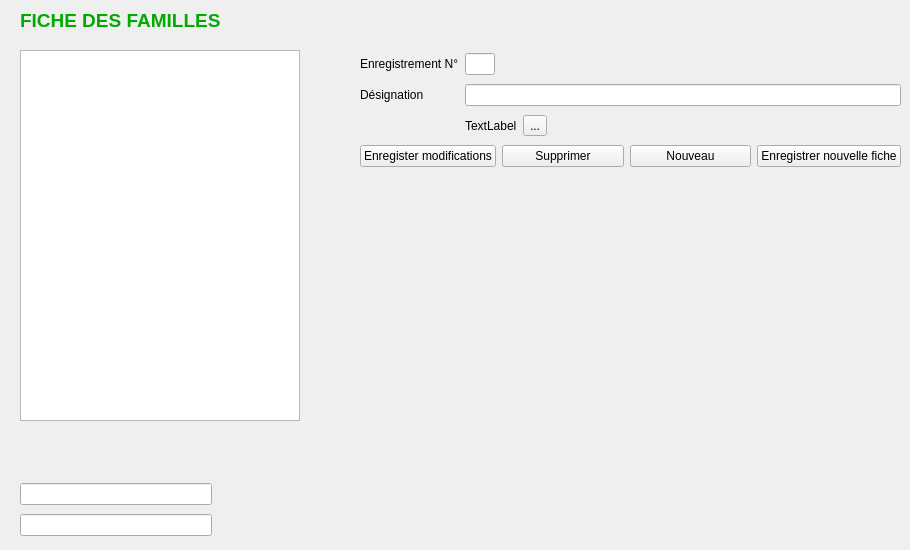
       <widget class="QWidget" name="tabFamilles">
        <attribute name="title">
         <string>Familles</string>
        </attribute>
        <widget class="QWidget" name="gridLayoutWidget_6">
         <property name="geometry">
          <rect>
           <x>360</x>
           <y>50</y>
           <width>541</width>
           <height>123</height>
          </rect>
         </property>
         <layout class="QGridLayout" name="gridLayout_6">
          <item row="3" column="0" colspan="2">
           <layout class="QHBoxLayout" name="horizontalLayout_11">
            <item>
             <widget class="QPushButton" name="pushButton_Modifier_familles">
              <property name="text">
               <string>Enregister modifications</string>
              </property>
             </widget>
            </item>
            <item>
             <widget class="QPushButton" name="pushButton_Supprimer_familles">
              <property name="text">
               <string>Supprimer</string>
              </property>
             </widget>
            </item>
            <item>
             <widget class="QPushButton" name="pushButton_Nouveau_familles">
              <property name="text">
               <string>Nouveau</string>
              </property>
             </widget>
            </item>
            <item>
             <widget class="QPushButton" name="pushButton_enregistrer_familles">
              <property name="text">
               <string>Enregistrer nouvelle fiche</string>
              </property>
             </widget>
            </item>
           </layout>
          </item>
          <item row="0" column="1">
           <widget class="QLineEdit" name="lineEdit_Id_familles">
            <property name="minimumSize">
             <size>
              <width>30</width>
              <height>0</height>
             </size>
            </property>
            <property name="maximumSize">
             <size>
              <width>30</width>
              <height>16777215</height>
             </size>
            </property>
            <property name="readOnly">
             <bool>true</bool>
            </property>
           </widget>
          </item>
          <item row="0" column="0">
           <widget class="QLabel" name="label_11">
            <property name="text">
             <string>Enregistrement N°</string>
            </property>
           </widget>
          </item>
          <item row="1" column="1">
           <widget class="QLineEdit" name="lineEdit_Designation_famille"/>
          </item>
          <item row="1" column="0">
           <widget class="QLabel" name="label_10">
            <property name="text">
             <string>Désignation</string>
            </property>
           </widget>
          </item>
          <item row="2" column="1">
           <layout class="QHBoxLayout" name="horizontalLayout_4">
            <item>
             <widget class="QLabel" name="label_couleur">
              <property name="text">
               <string>TextLabel</string>
              </property>
             </widget>
            </item>
            <item>
             <widget class="QToolButton" name="toolButton_CouleurFond">
              <property name="toolTip">
               <string>Choisir la couleur de la parcelle</string>
              </property>
              <property name="text">
               <string>...</string>
              </property>
              <property name="iconSize">
               <size>
                <width>32</width>
                <height>32</height>
               </size>
              </property>
             </widget>
            </item>
            <item>
             <spacer name="horizontalSpacer_2">
              <property name="orientation">
               <enum>Qt::Horizontal</enum>
              </property>
              <property name="sizeHint" stdset="0">
               <size>
                <width>40</width>
                <height>20</height>
               </size>
              </property>
             </spacer>
            </item>
           </layout>
          </item>
          <item row="2" column="0">
           <widget class="QLabel" name="label_23">
            <property name="maximumSize">
             <size>
              <width>32</width>
              <height>32</height>
             </size>
            </property>
            <property name="text">
             <string/>
            </property>
            <property name="pixmap">
             <pixmap resource="../openjardin.qrc">:/images/colorpalette.png</pixmap>
            </property>
            <property name="scaledContents">
             <bool>true</bool>
            </property>
           </widget>
          </item>
         </layout>
        </widget>
        <widget class="QTableView" name="tableView_familles">
         <property name="geometry">
          <rect>
           <x>20</x>
           <y>50</y>
           <width>280</width>
           <height>371</height>
          </rect>
         </property>
         <property name="minimumSize">
          <size>
           <width>280</width>
           <height>0</height>
          </size>
         </property>
        </widget>
        <widget class="QLabel" name="label_47">
         <property name="geometry">
          <rect>
           <x>20</x>
           <y>0</y>
           <width>661</width>
           <height>41</height>
          </rect>
         </property>
         <property name="font">
          <font>
           <pointsize>14</pointsize>
           <weight>75</weight>
           <bold>true</bold>
          </font>
         </property>
         <property name="text">
          <string>&lt;html&gt;&lt;head/&gt;&lt;body&gt;&lt;p&gt;&lt;span style=&quot; color:#00aa00;&quot;&gt;FICHE DES FAMILLES&lt;/span&gt;&lt;/p&gt;&lt;/body&gt;&lt;/html&gt;</string>
         </property>
         <property name="alignment">
          <set>Qt::AlignLeading|Qt::AlignLeft|Qt::AlignVCenter</set>
         </property>
        </widget>
        <widget class="QWidget" name="layoutWidgetb">
         <property name="geometry">
          <rect>
           <x>20</x>
           <y>480</y>
           <width>192</width>
           <height>61</height>
          </rect>
         </property>
         <layout class="QVBoxLayout" name="verticalLayout_6">
          <item>
           <widget class="QLineEdit" name="lineEdit_valeur_rotation_familles">
            <property name="font">
             <font>
              <pointsize>8</pointsize>
             </font>
            </property>
            <property name="frame">
             <bool>true</bool>
            </property>
            <property name="readOnly">
             <bool>true</bool>
            </property>
           </widget>
          </item>
          <item>
           <widget class="QLineEdit" name="lineEdit_valeur_rotation_familles_2">
            <property name="font">
             <font>
              <pointsize>8</pointsize>
             </font>
            </property>
            <property name="frame">
             <bool>true</bool>
            </property>
            <property name="readOnly">
             <bool>true</bool>
            </property>
           </widget>
          </item>
         </layout>
        </widget>
       </widget>
